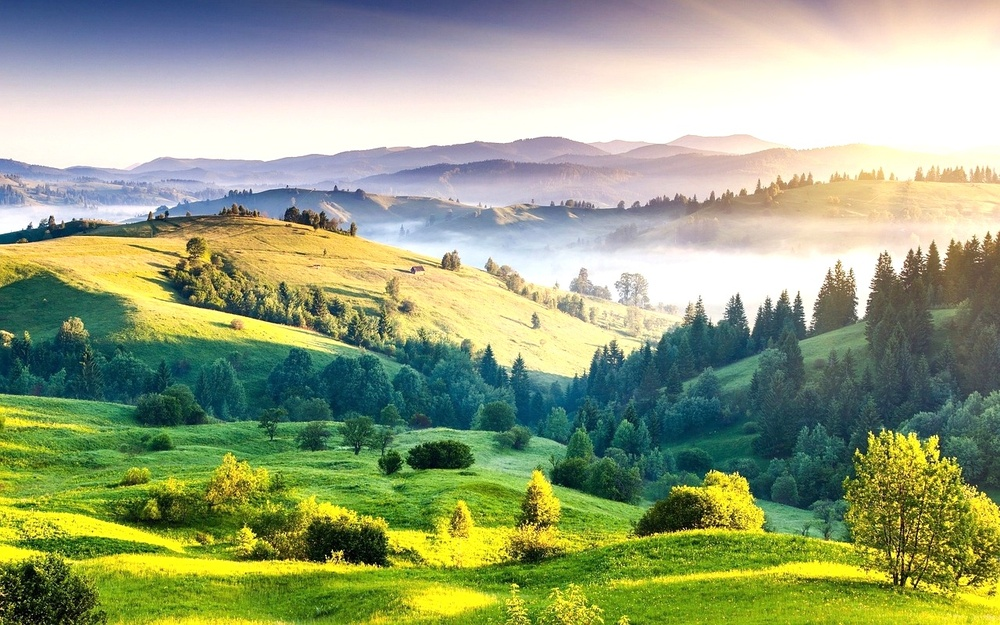
#> input picture temp_image_to_share.jpg, 1000 x 625 px, shrunk from 1280 x 800 before the run
$ python -i utils.py   (imports and definitions only)
#> lines starting #> are read from the running program, lines starting #| are printed output that depends on the picture; after the words box and inside, x2 and y2 are one past the last pixel; in counts of white or black regions, pixels touching at a corner belong together
#> further down, picture is the input picture: shape (625, 1000, 3); mean B, G, R 124.8, 163, 151.1
import cv2
import numpy as np

def adjust_brightness(image, brightness=50):
    hsv = cv2.cvtColor(image, cv2.COLOR_BGR2HSV)
    h, s, v = cv2.split(hsv)
    v = cv2.add(v, brightness)
    v = np.clip(v, 0, 255)
    final_hsv = cv2.merge((h, s, v))
    bright_image = cv2.cvtColor(final_hsv, cv2.COLOR_HSV2BGR)
    return bright_image

def blur_background(image):
    gray = cv2.cvtColor(image, cv2.COLOR_BGR2GRAY)
    _, mask = cv2.threshold(gray, 120, 255, cv2.THRESH_BINARY_INV)
    blurred = cv2.GaussianBlur(image, (21, 21), 0)
    mask = cv2.cvtColor(mask, cv2.COLOR_GRAY2BGR)
    result = np.where(mask == 0, blurred, image)
    return result

def cartoon_effect(image):
    gray = cv2.cvtColor(image, cv2.COLOR_BGR2GRAY)
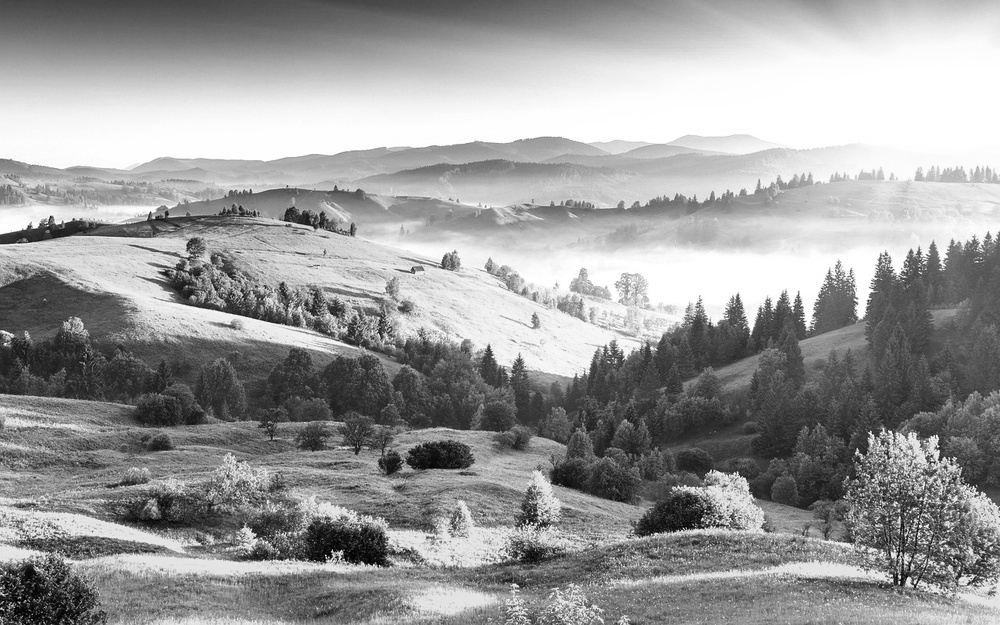
#> gray: shape (625, 1000); min 0, max 255, mean 155.1
    gray = cv2.medianBlur(gray, 5)
    edges = cv2.adaptiveThreshold(gray, 255, cv2.ADAPTIVE_THRESH_MEAN_C, cv2.THRESH_BINARY, 9, 9)
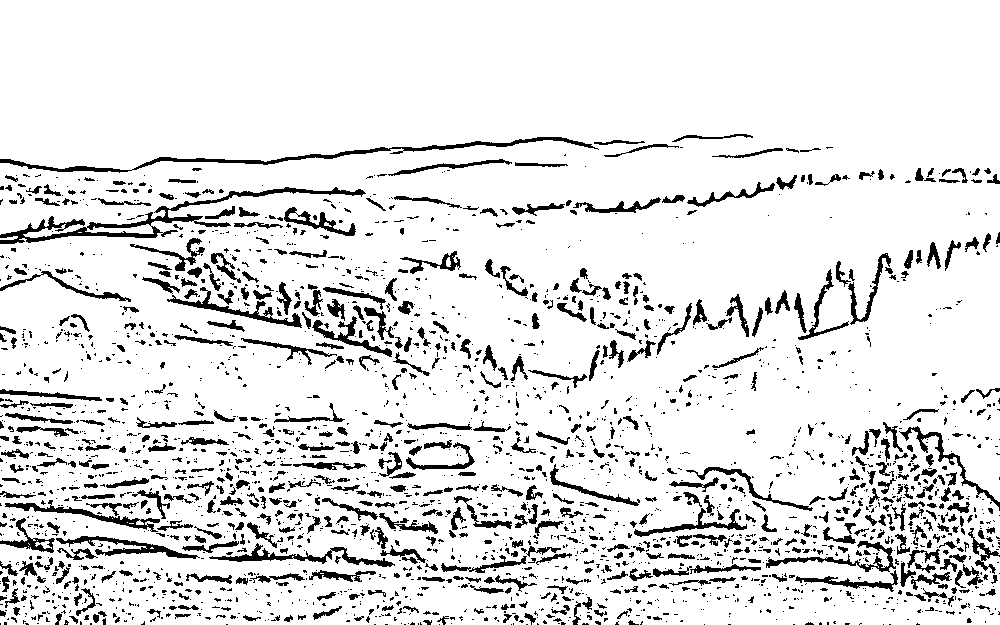
#> edges: shape (625, 1000); 88.7% white; 2522 black regions (1850 under 20 px), largest, box (x1, y1, x2, y2) and area: (0, 187, 366, 244) 2708, (0, 137, 599, 173) 2136, (209, 543, 395, 567) 990
    color = cv2.bilateralFilter(image, 9, 250, 250)
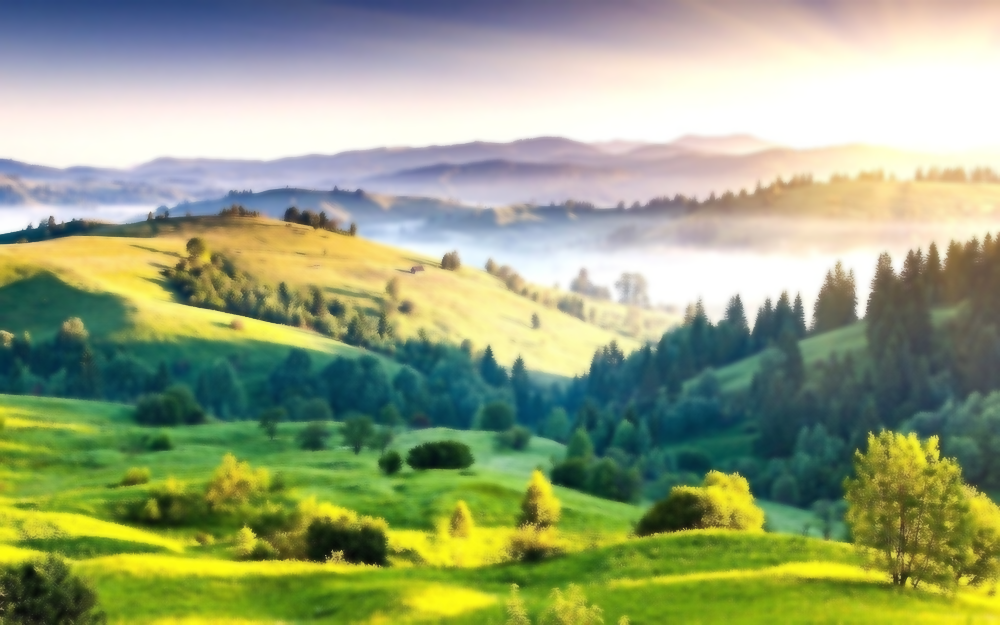
#> color: shape (625, 1000, 3); mean B, G, R 124.7, 162.9, 151.1
    cartoon = cv2.bitwise_and(color, color, mask=edges)
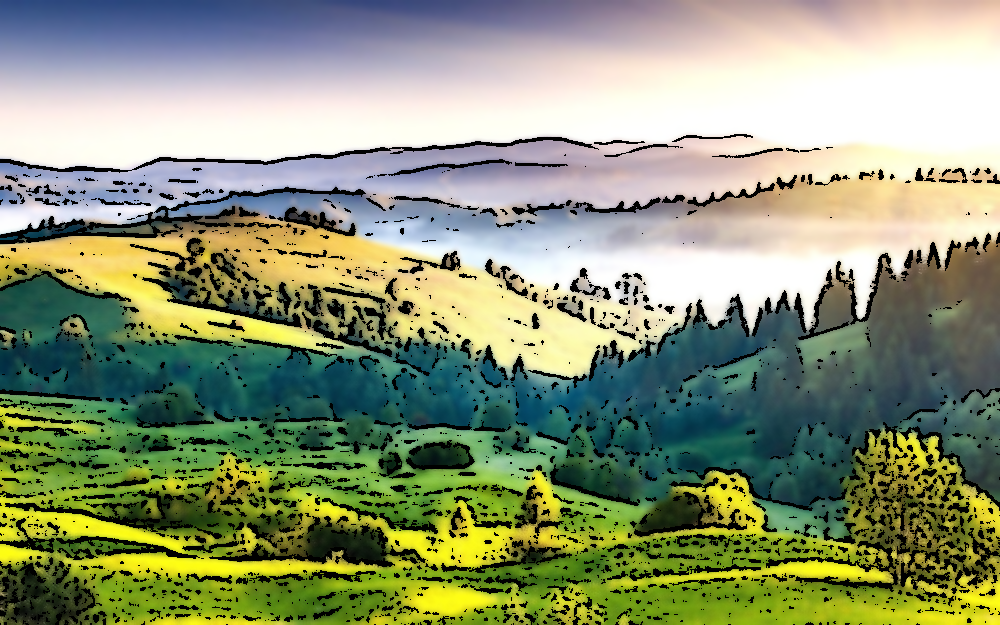
#> cartoon: shape (625, 1000, 3); mean B, G, R 116.8, 148.6, 138.7
    return cartoon

def oil_paint_effect(image):
    oil_painting = cv2.xphoto.oilPainting(image, 7, 1)
    return oil_painting

>>> import cv2
>>> picture = cv2.imread('temp_image_to_share.jpg')
>>> result = cartoon_effect(picture)
